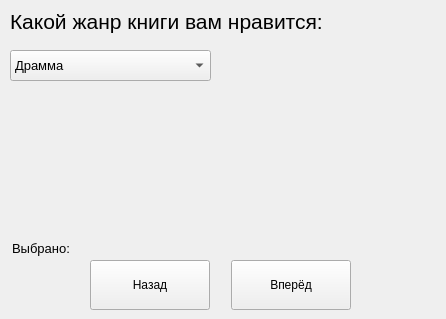
<?xml version="1.0" encoding="UTF-8"?>
<ui version="4.0">
 <class>MainWindow</class>
 <widget class="QMainWindow" name="MainWindow">
  <property name="geometry">
   <rect>
    <x>0</x>
    <y>0</y>
    <width>446</width>
    <height>319</height>
   </rect>
  </property>
  <property name="minimumSize">
   <size>
    <width>446</width>
    <height>319</height>
   </size>
  </property>
  <property name="maximumSize">
   <size>
    <width>446</width>
    <height>319</height>
   </size>
  </property>
  <property name="windowTitle">
   <string>MainWindow</string>
  </property>
  <widget class="QWidget" name="centralwidget">
   <widget class="QLabel" name="label_task">
    <property name="geometry">
     <rect>
      <x>10</x>
      <y>6</y>
      <width>351</width>
      <height>31</height>
     </rect>
    </property>
    <property name="font">
     <font>
      <family>Segoe UI</family>
      <pointsize>16</pointsize>
     </font>
    </property>
    <property name="text">
     <string>Какой жанр книги вам нравится:</string>
    </property>
   </widget>
   <widget class="QComboBox" name="comboBox">
    <property name="geometry">
     <rect>
      <x>10</x>
      <y>50</y>
      <width>201</width>
      <height>31</height>
     </rect>
    </property>
    <property name="font">
     <font>
      <family>Segoe UI</family>
      <pointsize>10</pointsize>
     </font>
    </property>
    <item>
     <property name="text">
      <string>Драмма</string>
     </property>
    </item>
    <item>
     <property name="text">
      <string>Фантаски</string>
     </property>
    </item>
    <item>
     <property name="text">
      <string>Боевик</string>
     </property>
    </item>
    <item>
     <property name="text">
      <string>Комедия</string>
     </property>
    </item>
   </widget>
   <widget class="QLabel" name="label_img">
    <property name="geometry">
     <rect>
      <x>220</x>
      <y>50</y>
      <width>211</width>
      <height>191</height>
     </rect>
    </property>
    <property name="text">
     <string/>
    </property>
   </widget>
   <widget class="QPushButton" name="btn_next">
    <property name="geometry">
     <rect>
      <x>231</x>
      <y>260</y>
      <width>120</width>
      <height>50</height>
     </rect>
    </property>
    <property name="font">
     <font>
      <family>Segoe UI</family>
     </font>
    </property>
    <property name="text">
     <string>Вперёд</string>
    </property>
   </widget>
   <widget class="QPushButton" name="btn_back">
    <property name="geometry">
     <rect>
      <x>90</x>
      <y>260</y>
      <width>120</width>
      <height>50</height>
     </rect>
    </property>
    <property name="font">
     <font>
      <family>Segoe UI</family>
     </font>
    </property>
    <property name="text">
     <string>Назад</string>
    </property>
   </widget>
   <widget class="QLabel" name="label_selected">
    <property name="geometry">
     <rect>
      <x>12</x>
      <y>240</y>
      <width>221</width>
      <height>16</height>
     </rect>
    </property>
    <property name="font">
     <font>
      <family>Segoe UI</family>
      <pointsize>10</pointsize>
     </font>
    </property>
    <property name="text">
     <string>Выбрано:</string>
    </property>
   </widget>
  </widget>
 </widget>
 <resources/>
 <connections/>
</ui>
